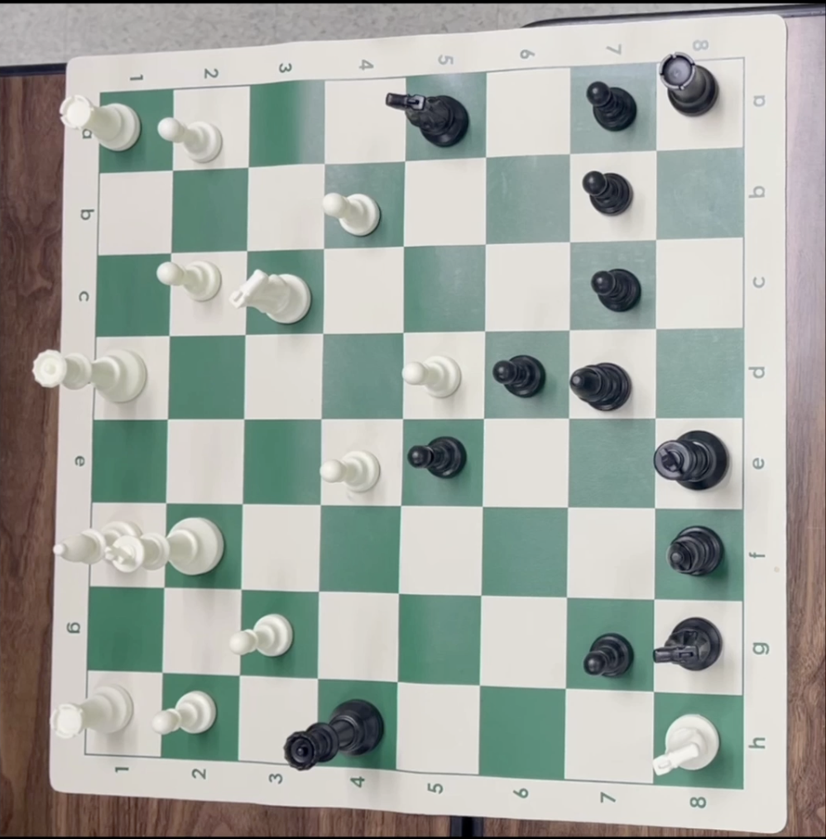
#> input picture datasets/Chess/Screenshot 2567-12-07 at 21.28.15.png, 826 x 839 px, shrunk from 998 x 1014 before the run, found by its file name
$ python chess_board_orientation_gcp.py
#> lines starting #> are read from the running program, lines starting #| are printed output that depends on the picture; after the words box and inside, x2 and y2 are one past the last pixel; in counts of white or black regions, pixels touching at a corner belong together
import os
import cv2
import numpy as np
import glob
import matplotlib.pyplot as plt
import pytesseract
from pytesseract import Output
import datetime


def dataset_path(path):
  cwd = os.getcwd()
  return os.path.join(cwd, '../../datasets', path)

# DRAWING

# [5 lines left out: function show_cv2_image, not called in this run]

# OCR

def ocr_image(input_image, verbose=False):
    """Detects text in the file."""
    from google.cloud import vision

    client = vision.ImageAnnotatorClient()

    content = cv2.imencode('.jpg', input_image)[1].tobytes()

    image = vision.Image(content=content)

    response = client.text_detection(image=image)
    texts = response.text_annotations

    if verbose:
        print("Texts:")

        for text in texts:
            print(f'\n"{text.description}"')

            vertices = [
                f"({vertex.x},{vertex.y})" for vertex in text.bounding_poly.vertices
            ]

            print("bounds: {}".format(",".join(vertices)))

    if response.error.message:
        raise Exception(
            "{}\nFor more info on error messages, check: "
            "https://cloud.google.com/apis/design/errors".format(response.error.message)
        )

    return texts

# [7 lines left out: function detection_to_dict, not called in this run]

def draw_box(image, a, b, c, d):
  cv2.polylines(image, [np.array([a, b, c, d], np.int32)], True, (0, 255, 0), 2)

# [26 lines left out: functions show_image_with_ocr, show_image_with_ocr_labelled, not called in this run]

# PROCESS IMAGE

# Function to compute the intersection of two lines
def compute_intersection(line1, line2):
  rho1, theta1 = line1
  rho2, theta2 = line2

  # Calculate the intersection of two lines
  A = np.array([[np.cos(theta1), np.sin(theta1)], [np.cos(theta2), np.sin(theta2)]])
  b = np.array([rho1, rho2])

  # Solve the linear system to find the intersection point
  intersection = np.linalg.solve(A, b)
  return int(intersection[0]), int(intersection[1])

def draw_white_board_boundaries(image):
    # Convert the image to HSV color space
    hsv = cv2.cvtColor(image, cv2.COLOR_BGR2HSV)

    # Define the range of green color in HSV
    lower_green = np.array([40, 25, 40])  # Lower bound of green in HSV
    upper_green = np.array([100, 200, 200])  # Upper bound of green in HSV

    # Threshold the image to get only the green color
    mask = cv2.inRange(hsv, lower_green, upper_green)

    # Find contours
    contours, _ = cv2.findContours(mask, cv2.RETR_EXTERNAL, cv2.CHAIN_APPROX_SIMPLE)

    # Create a black canvas to draw contours
    contour_image = np.zeros_like(mask)

    # Draw the contours on the black canvas (255 for white contours)
    cv2.drawContours(contour_image, contours, -1, (255), 1)

    # Apply the Canny edge detector on the contour image
    edges = cv2.Canny(contour_image, 50, 150, apertureSize=3)

    # Apply Hough Line Transform to find lines in the edge-detected image
    lines = cv2.HoughLines(edges, 1, np.pi / 180, threshold=100)

    # Separate the lines into vertical and horizontal based on their angle (theta)
    vertical_lines = []
    horizontal_lines = []

    # Find vertical and horizontal lines
    if lines is not None:
        for rho, theta in lines[:, 0]:
            # Identify vertical lines (theta near 0 or 180 degrees)
            if np.abs(theta) < np.pi / 180 * 10 or np.abs(theta - np.pi) < np.pi / 180 * 10:
                vertical_lines.append((rho, theta))
            # Identify horizontal lines (theta near 90 degrees)
            elif np.abs(theta - np.pi / 2) < np.pi / 180 * 10:
                horizontal_lines.append((rho, theta))

    # Create an empty list to store intersection points
    intersection_points = []

    # Find intersection points between vertical and horizontal lines
    for v_line in vertical_lines:
        for h_line in horizontal_lines:
            intersection = compute_intersection(v_line, h_line)
            intersection_points.append(intersection)

    # Create an empty image to draw the intersection points
    intersection_image = np.zeros_like(image)

    # Draw the intersection points on the image (red points)
    for point in intersection_points:
        cv2.circle(intersection_image, point, 10, (0, 0, 255), -1)  # Red circle at intersection points

    # Convert the intersection image to grayscale
    grayscale_image = cv2.cvtColor(intersection_image, cv2.COLOR_BGR2GRAY)

    # Find contours of the red intersection points (non-zero pixels)
    contours, _ = cv2.findContours(grayscale_image, cv2.RETR_EXTERNAL, cv2.CHAIN_APPROX_SIMPLE)

    # Create an empty black image to draw the center points
    center_image = np.copy(image)

    # List to store the center points' coordinates
    center_points = []

    # Iterate over each contour and find the centroid (center point)
    for contour in contours:
        # Calculate the moments of the contour
        moments = cv2.moments(contour)

        # Calculate the centroid (center) of the contour
        if moments['m00'] != 0:
            cx = int(moments['m10'] / moments['m00'])
            cy = int(moments['m01'] / moments['m00'])

            # Draw the center point (blue) on the original image
            cv2.circle(center_image, (cx, cy), 5, (255, 0, 0), -1)  # Blue circle at center

            # Store the center coordinates in the list
            center_points.append((cx, cy))
    center_points = sorted(center_points, key=lambda x: sum(x))

    # Step 1: Find the convex hull of the center points
    center_points_np = np.array(center_points, dtype=np.int32)  # Convert to NumPy array
    hull = cv2.convexHull(center_points_np)  # Compute convex hull

    # Step 2: Create a mask for the filled polygon
    mask = np.ones_like(image, dtype=np.uint8) * 255  # Create a white mask with the same dimensions as the image
    cv2.fillPoly(mask, [hull], (0, 0, 0))  # Draw the filled polygon in black on the mask

    image[mask == 0] = 255
    result_image = image

    return result_image

def process_image(image):
  processed_image = draw_white_board_boundaries(image)

  result = processed_image
  return result

# detect chess board orientation

def bounding_box(left, top, width, height):
  return [(left, top), (left + width, top), (left + width, top + height), (left, top + height)]

def draw_bounding_box(image, box, color=(0, 255, 0)):
  cv2.polylines(image, [np.array(box)], isClosed=True, color=color, thickness=2)
  return image

# [14 lines left out: function get_board_orientation, not called in this run]


def detect_chessboard_orientation(image):
  data = ocr_image(image)

  bounds_8 = [] # sample: [(x1, y1), (x2, y2), (x3, y3), (x4, y4)]
  bounds_h = [] # sample: [(x1, y1), (x2, y2), (x3, y3), (x4, y4)]

  for detection in data:
    data_dict = detection_to_dict(detection)
    if data_dict['description'] == '8':
      # store the bounding box of the 8
      bounds_8.append(data_dict['vertices'])
    elif data_dict['description'] == 'h':
      bounds_h.append(data_dict['vertices'])

  # find the closest pair of 8 and h
  closest = None

  for bound_8 in bounds_8:
    for bound_h in bounds_h:
      distance = np.linalg.norm(np.array(bound_8) - np.array(bound_h))

      if closest is None or distance < closest[0]:
        closest = (distance, bound_8, bound_h)

  print(f'Closest pair: {closest}')

  if closest is None:
    return False, closest

  # compute the center of the two bounding boxes
  center_8 = np.mean(np.array(closest[1]), axis=0)
  center_h = np.mean(np.array(closest[2]), axis=0)

  # draw the line between the two points
  cv2.line(image, tuple(center_8.astype(int)), tuple(center_h.astype(int)), (255, 0, 0), 2)

  # draw the bounding boxes
  image = draw_bounding_box(image, bound_8, (0, 255, 0))
  image = draw_bounding_box(image, bound_h, (0, 0, 255))

  show_cv2_image(image, "detected image")

  return get_board_orientation(closest[1], closest[2]), closest

def get_k(image):
  images = [image]

  for i in range(3):
    images.append(cv2.rotate(images[-1], cv2.ROTATE_90_CLOCKWISE))
#> after the loop, images = 4 items

  k = -1
  for i in range(4):
    result = detect_chessboard_orientation(process_image(images[i]))

    print(result)

    if result[0] and result[1]:
      bound_8 = result[1][1][0]
      bound_h = result[1][1][1]

      # bound_8 and bound_h are in the bottom-left window of the image
      h, w = images[i].shape[:2]

      if bound_8[0] < w / 2 and bound_8[1] > h / 2 and bound_h[0] < w / 2 and bound_h[1] > h / 2:
        k = i
        break
#> this loop made 1 pass
#> pass 1, in draw_white_board_boundaries, `mask = cv2.inRange(hsv, lower_green, upper_green)`:
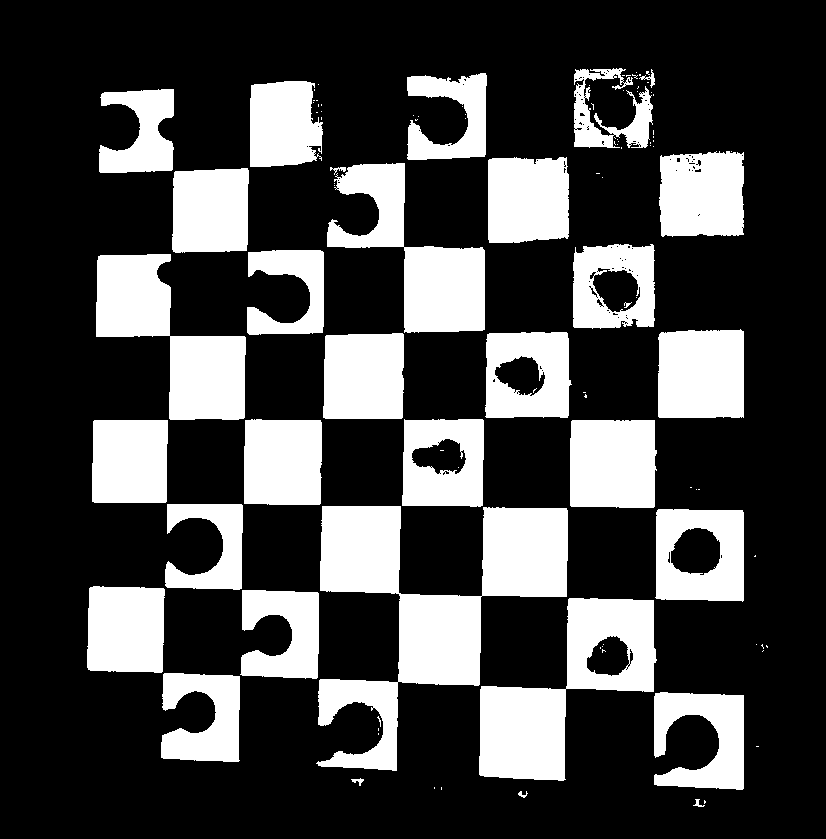
#> mask: shape (839, 826); 27% white; 104 white regions (72 under 20 px), largest, box (x1, y1, x2, y2) and area: (316, 506, 568, 771) 25949, (479, 598, 657, 781) 14504, (96, 254, 246, 420) 12109
#> pass 1, in draw_white_board_boundaries, `edges = cv2.Canny(contour_image, 50, 150, apertureSize=3)`:
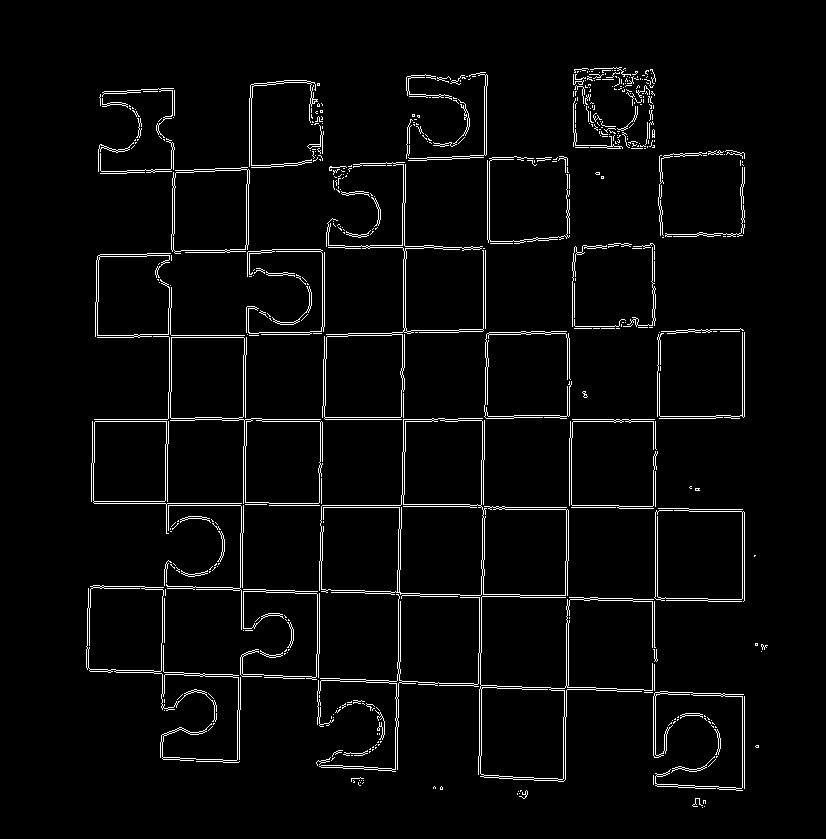
#> edges: shape (839, 826); 3.3% white in thin lines or dots, all inside (x1, y1, x2, y2) = (86, 67, 768, 808)
#> pass 1, in draw_white_board_boundaries, `grayscale_image = cv2.cvtColor(intersection_image, cv2.COLOR_BGR2GRAY)`:
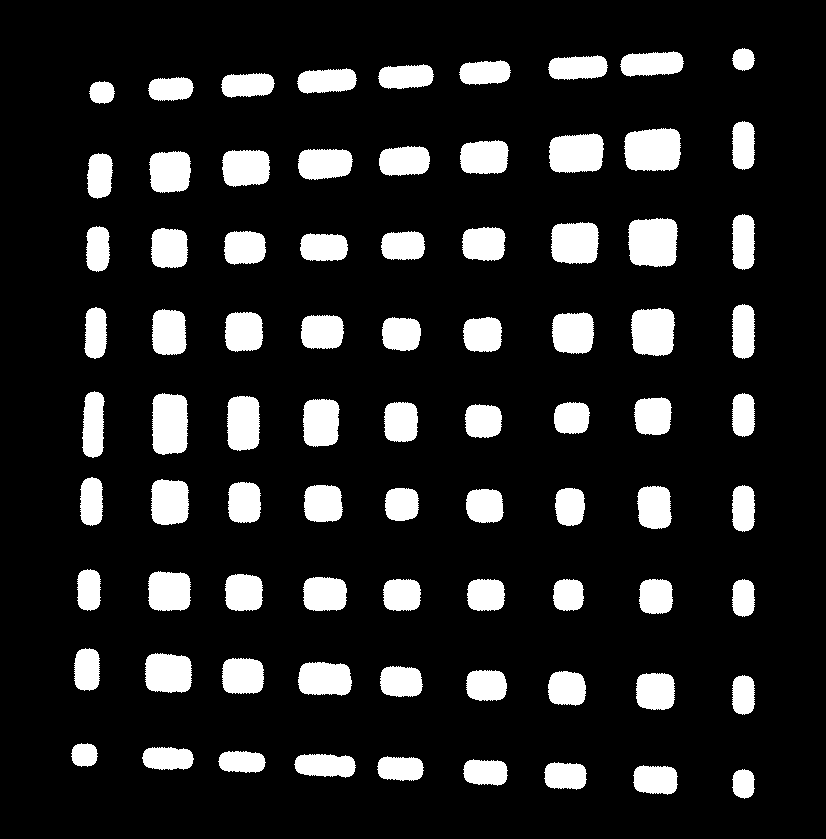
#> grayscale_image: shape (839, 826); values 0 (black) and 76 (white), 13.9% white; 81 white regions, largest, box (x1, y1, x2, y2) and area: (624, 128, 681, 171) 2160, (628, 218, 678, 267) 2158, (152, 393, 188, 455) 1992

  return k


# MAIN

def main():
  # k = rotate_test(cv2.imread(dataset_path('chess/Screenshot 2567-12-07 at 21.28.15.png')))
  k = get_k(cv2.imread(dataset_path('chess/Screenshot 2567-12-07 at 21.28.15.png')))
  print(k)

if __name__ == '__main__':
#> (the run stopped early here; a loop or call above may not have finished)
